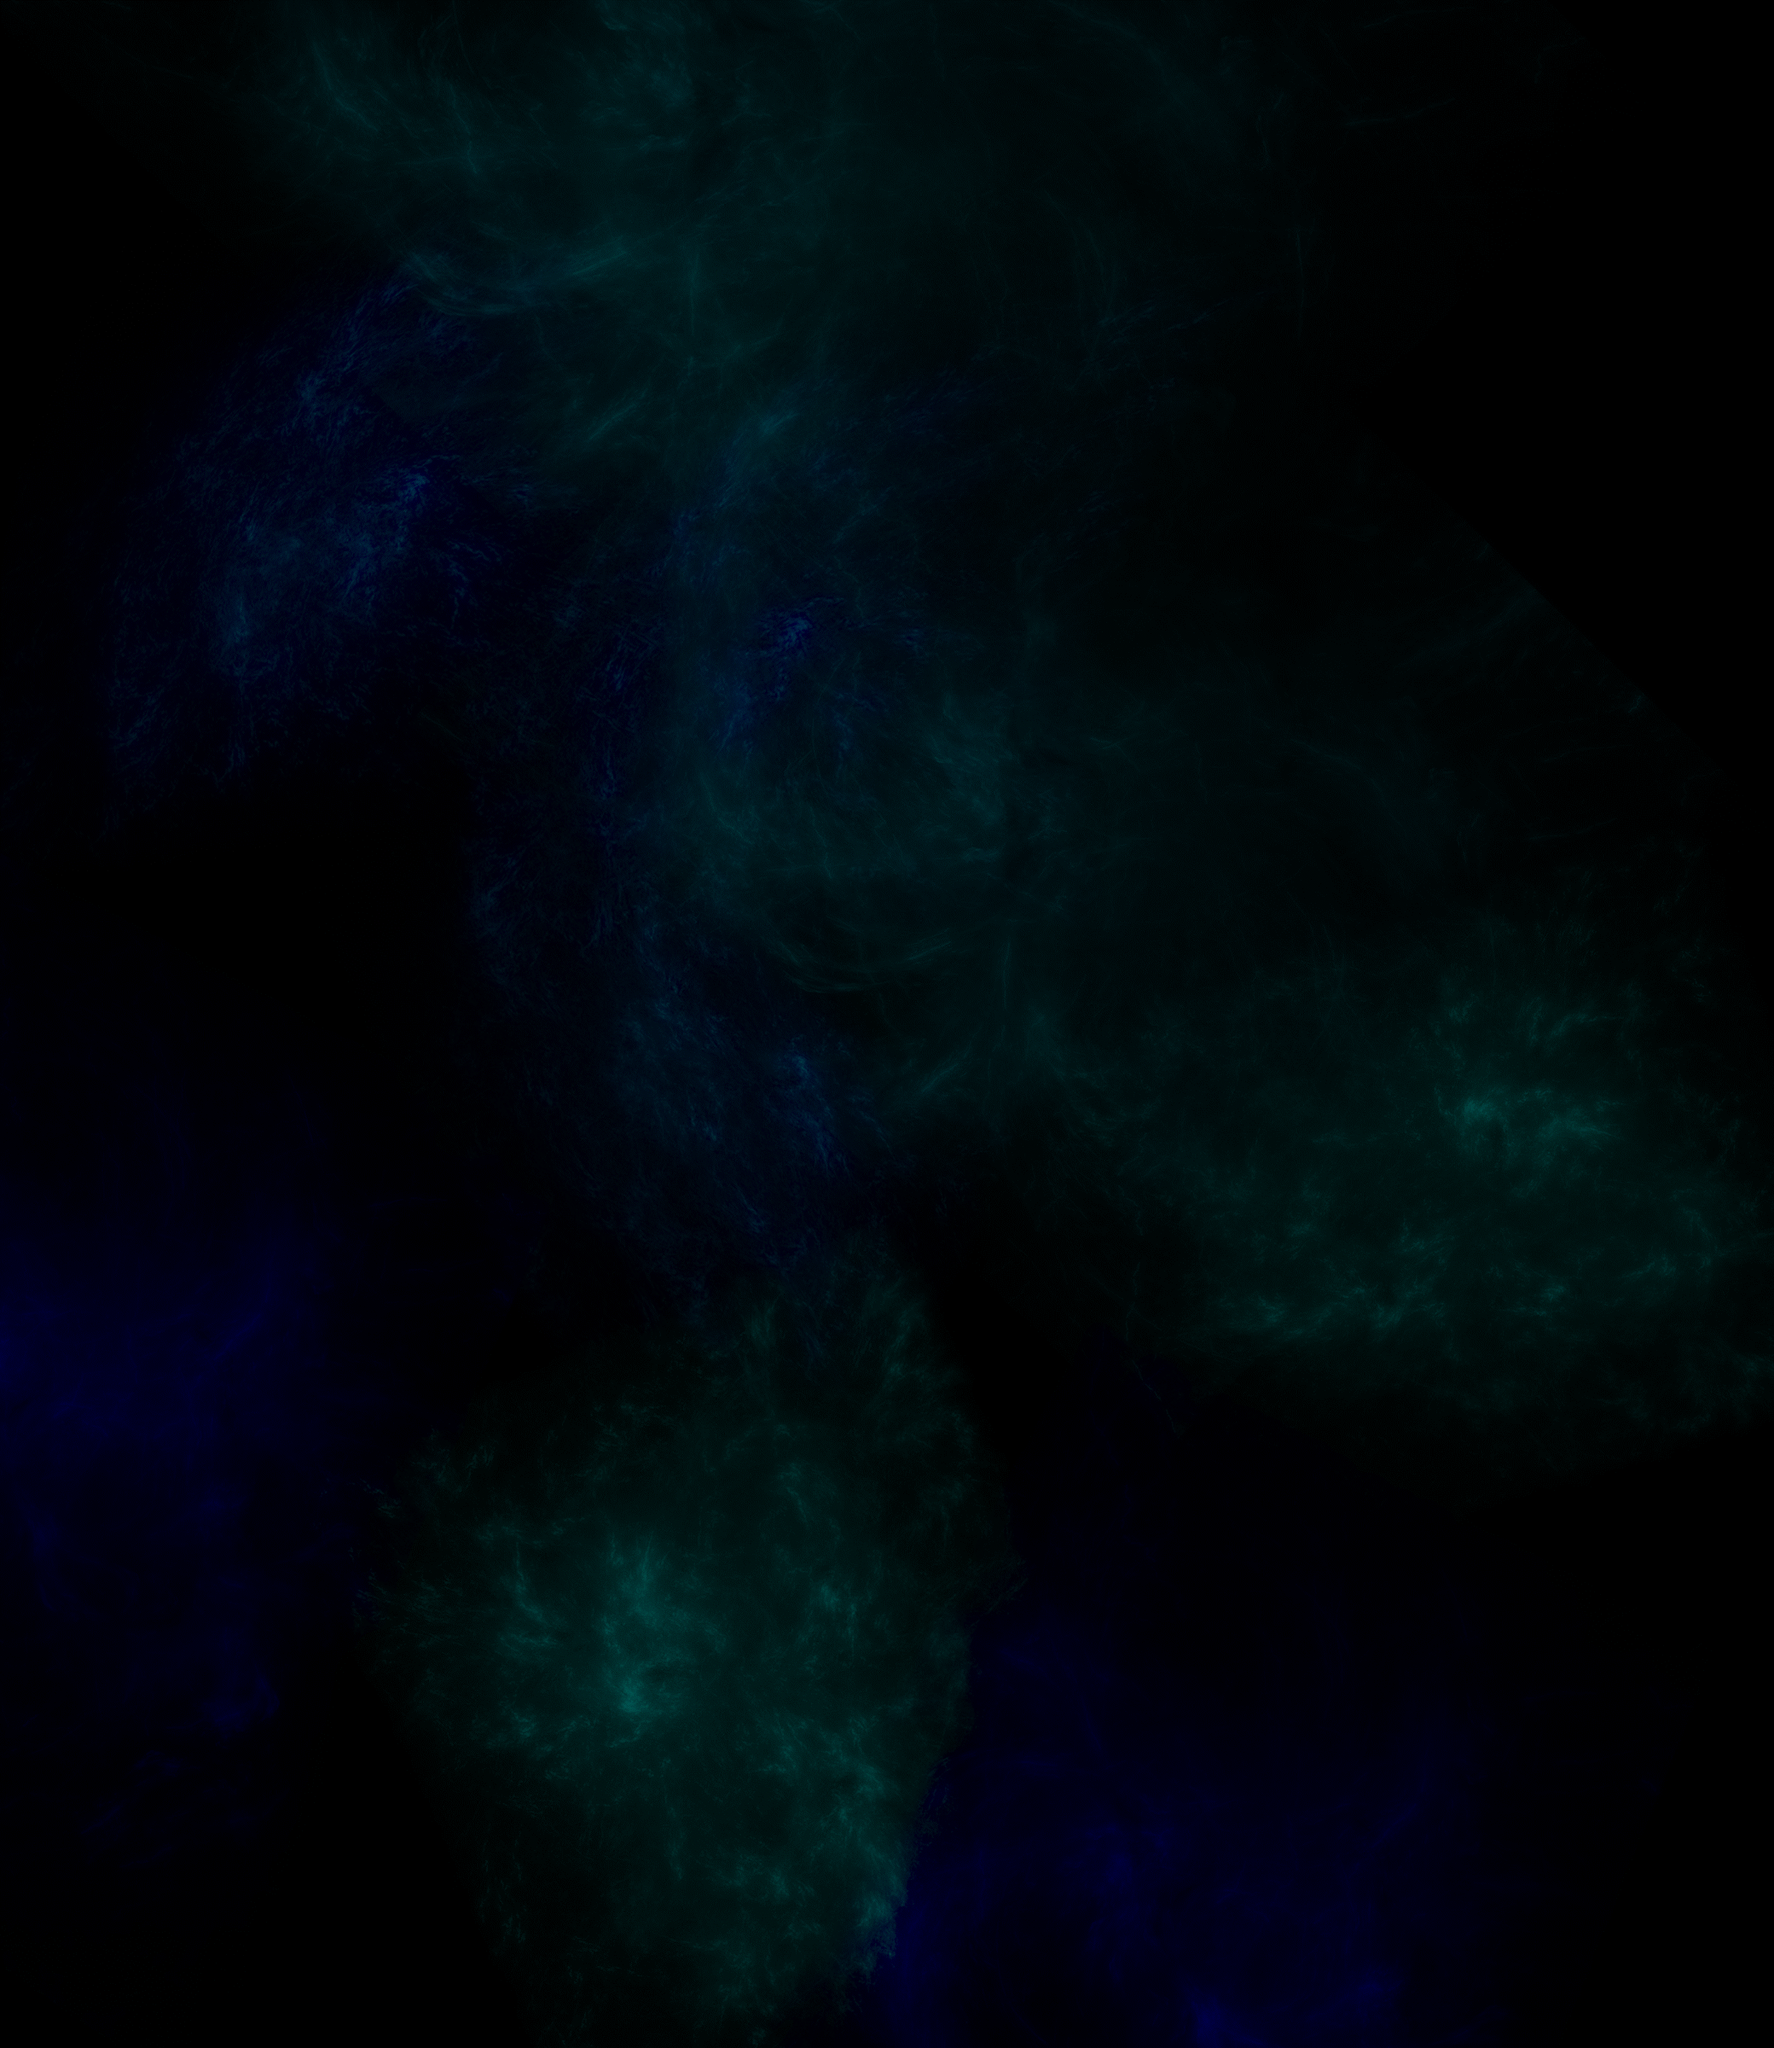

The image is a tile-based game level rendered from a .tmx file. Its description and source (layers, tilesets, objects; grid data summarised) follow:
An orthogonal 52x60 tile map with 40x40 px tiles, 4 tile layers (cloud_01, cloud_02, cloud_03, cloud_04), 4 tilesets.

<map version="1.0" orientation="orthogonal" renderorder="right-down" width="52" height="60" tilewidth="40" tileheight="40" nextobjectid="1">
 <tileset firstgid="1" name="cloud_01" tilewidth="40" tileheight="40" spacing="1" tilecount="780" columns="26">
  <image source="images/cloud_01.png" width="1065" height="1229" />
 </tileset>
 <tileset firstgid="781" name="cloud_02" tilewidth="40" tileheight="40" spacing="1" tilecount="780" columns="26">
  <image source="images/cloud_02.png" width="1065" height="1229" />
 </tileset>
 <tileset firstgid="1561" name="cloud_03" tilewidth="40" tileheight="40" spacing="1" tilecount="780" columns="26">
  <image source="images/cloud_03.png" width="1065" height="1229" />
 </tileset>
 <tileset firstgid="2341" name="cloud_04" tilewidth="40" tileheight="40" spacing="1" tilecount="780" columns="26">
  <image source="images/cloud_04.png" width="1065" height="1229" />
 </tileset>
 <layer name="cloud_01" width="52" height="60">
  <data>[3120 cells, 780 non-empty, 780 distinct tile ids]</data>
 </layer>
 <layer name="cloud_02" width="52" height="60">
  <data>[3120 cells, 780 non-empty, 780 distinct tile ids]</data>
 </layer>
 <layer name="cloud_03" width="52" height="60">
  <data>[3120 cells, 780 non-empty, 780 distinct tile ids]</data>
 </layer>
 <layer name="cloud_04" width="52" height="60">
  <data>[3120 cells, 780 non-empty, 780 distinct tile ids]</data>
 </layer>
</map>
